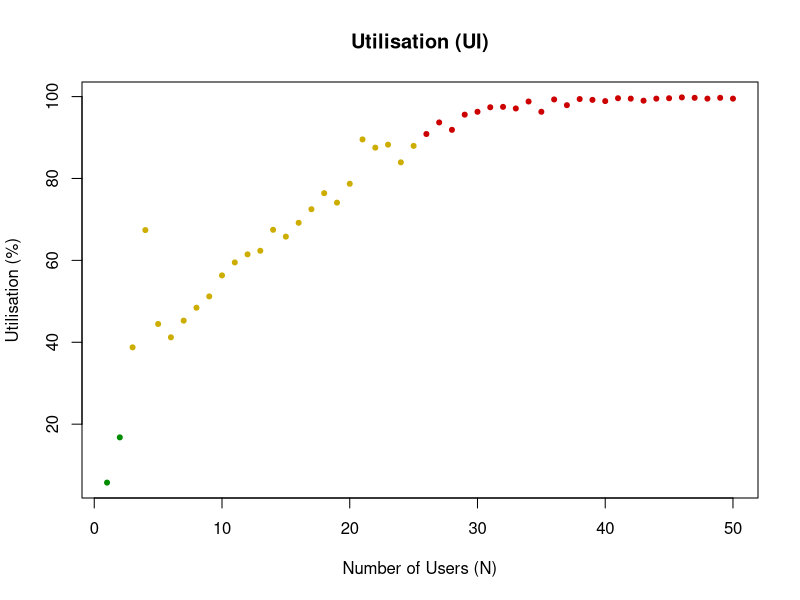
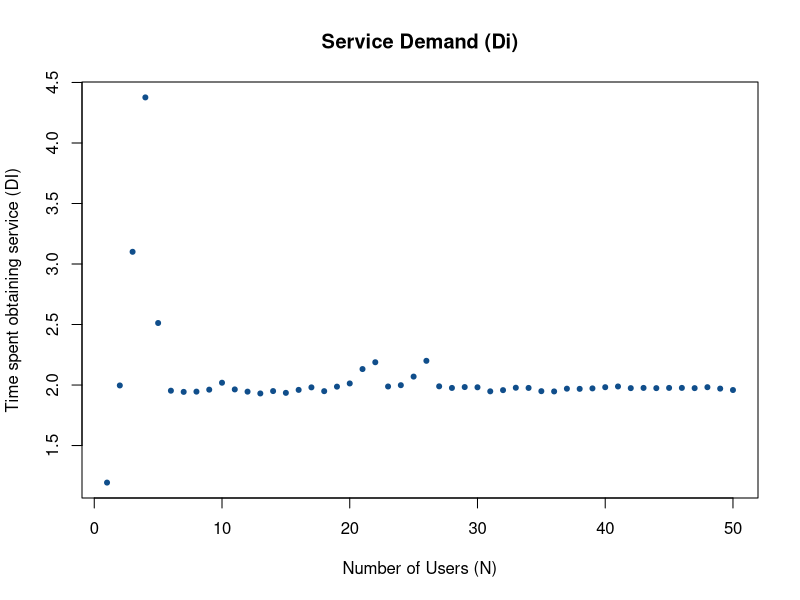
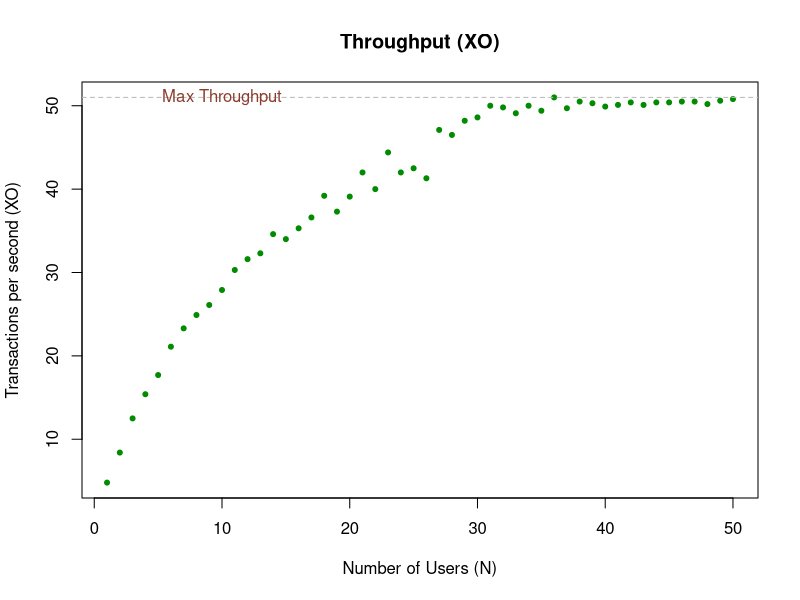
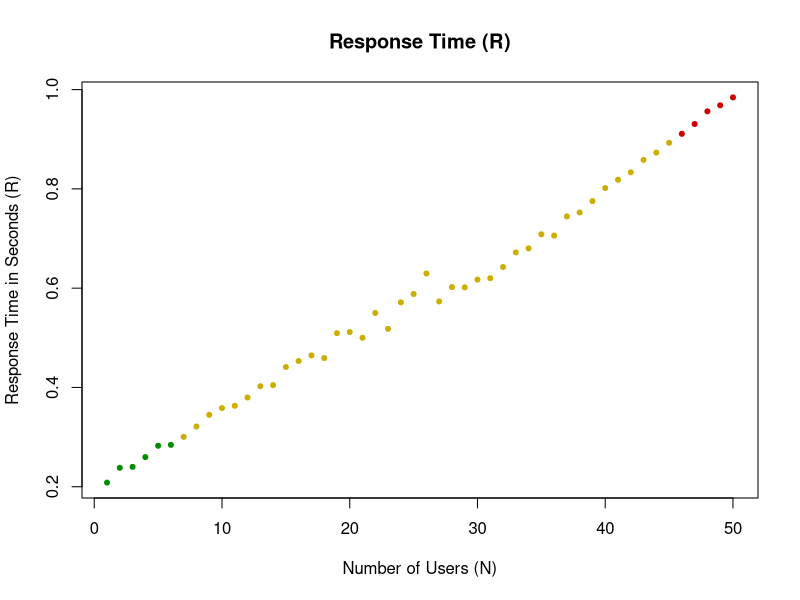

These charts were generated, in order, by the following R code:
#Sets working directory to location of relevant files
setwd(dirname(parent.frame(2)$ofile))
#reads result.dat into a table variable, taking into account the header of the file
performanceData <- read.table("results.dat", header=TRUE)

#Time - 10seconds as that is the period the data is captures by bash script
T <- 10

#Utilisation - Captured by subtracting the CPU Idle time from 100. ie 20% idle means utilisation is 80% (100 - 20 = 80)
UI <- (100-performanceData$IDLE)

#System Throughput - (XO) is acheived from dividing total completed transactions(CO) by the time (T)
XO <- (performanceData$CO/T)

#Service demand - Utilisation divided by System throughput
DI <- (UI / XO)

#Response Time - Total users divided by throughput
R <- (performanceData$N / XO)

#dev.new() opens a new window to display plot. Means all plots are generated at the same time on screen
dev.new()

#pch sets vertices to be solid bullet points. Colour of the points is determine depending on the value of UI. Green is low, yellow medium, red is high utilisation
plot(UI, pch=20, main="Utilisation (UI)", xlab="Number of Users (N)", ylab="Utilisation (%)", col=ifelse(UI >= 90, "red3", ifelse(UI <= 30, "green4", "gold3")))

dev.new()
plot(DI, pch=20, main="Service Demand (Di)", xlab="Number of Users (N)", ylab="Time spent obtaining service (DI)" , col="dodgerblue4")

dev.new()
plot(XO, pch=20, main="Throughput (XO)", xlab="Number of Users (N)", ylab="Transactions per second (XO)" , col="green4",)
maxThroughput <- summary(XO)["Max."]
abline(h=maxThroughput,col="gray73",lty=2)
text(x=10, y=maxThroughput, labels="Max Throughput", col='coral4')

dev.new()
plot(R, pch=20, main="Response Time (R)", xlab="Number of Users (N)", ylab="Response Time in Seconds (R)" , col=ifelse(R >= 0.9, "red3", ifelse(R <= 0.3, "green4", "gold3")))

summary(UI)
summary(DI)
summary(XO)
summary(R)
